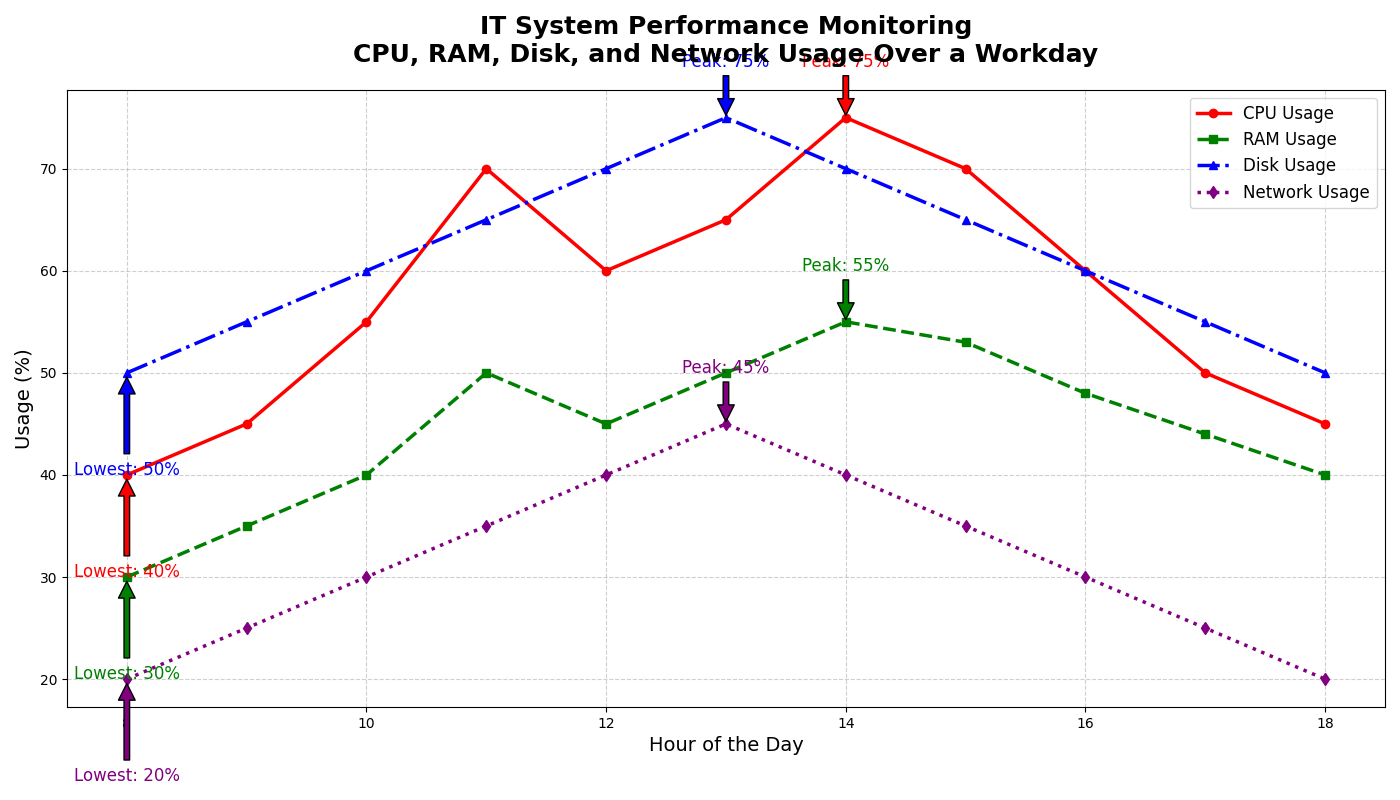

Write the Python code that produced this figure.
import matplotlib.pyplot as plt
import numpy as np

# Define hours in a typical workday
hours = np.array([8, 9, 10, 11, 12, 13, 14, 15, 16, 17, 18])

# Manually constructed usage data (percentage used)
cpu_usage = np.array([40, 45, 55, 70, 60, 65, 75, 70, 60, 50, 45])
ram_usage = np.array([30, 35, 40, 50, 45, 50, 55, 53, 48, 44, 40])
disk_usage = np.array([50, 55, 60, 65, 70, 75, 70, 65, 60, 55, 50])
network_usage = np.array([20, 25, 30, 35, 40, 45, 40, 35, 30, 25, 20])

# Create the plot
fig, ax = plt.subplots(figsize=(14, 8))

# Plot the data
ax.plot(hours, cpu_usage, label='CPU Usage', color='red', marker='o', linestyle='-', linewidth=2.5)
ax.plot(hours, ram_usage, label='RAM Usage', color='green', marker='s', linestyle='--', linewidth=2.5)
ax.plot(hours, disk_usage, label='Disk Usage', color='blue', marker='^', linestyle='-.', linewidth=2.5)
ax.plot(hours, network_usage, label='Network Usage', color='purple', marker='d', linestyle=':', linewidth=2.5)

# Adding grid, title, and labels
ax.set_title("IT System Performance Monitoring\nCPU, RAM, Disk, and Network Usage Over a Workday", fontsize=18, fontweight='bold', pad=20)
ax.set_xlabel("Hour of the Day", fontsize=14)
ax.set_ylabel("Usage (%)", fontsize=14)
ax.grid(True, linestyle='--', alpha=0.6)

# Add legend
ax.legend(loc='upper right', fontsize=12)

# Annotate peak usages
for usage, label, color in zip(
    [cpu_usage, ram_usage, disk_usage, network_usage],
    ['CPU', 'RAM', 'Disk', 'Network'],
    ['red', 'green', 'blue', 'purple']
):
    peak_hour = hours[np.argmax(usage)]
    peak_value = np.max(usage)
    ax.annotate(f'Peak: {peak_value}%', xy=(peak_hour, peak_value), xytext=(peak_hour, peak_value+5),
                arrowprops=dict(facecolor=color, shrink=0.05), fontsize=12, color=color, ha='center')

    low_hour = hours[np.argmin(usage)]
    low_value = np.min(usage)
    ax.annotate(f'Lowest: {low_value}%', xy=(low_hour, low_value), xytext=(low_hour, low_value-10),
                arrowprops=dict(facecolor=color, shrink=0.05), fontsize=12, color=color, ha='center')

# Make the layout tight
plt.tight_layout()

# Display the plot
plt.show()
